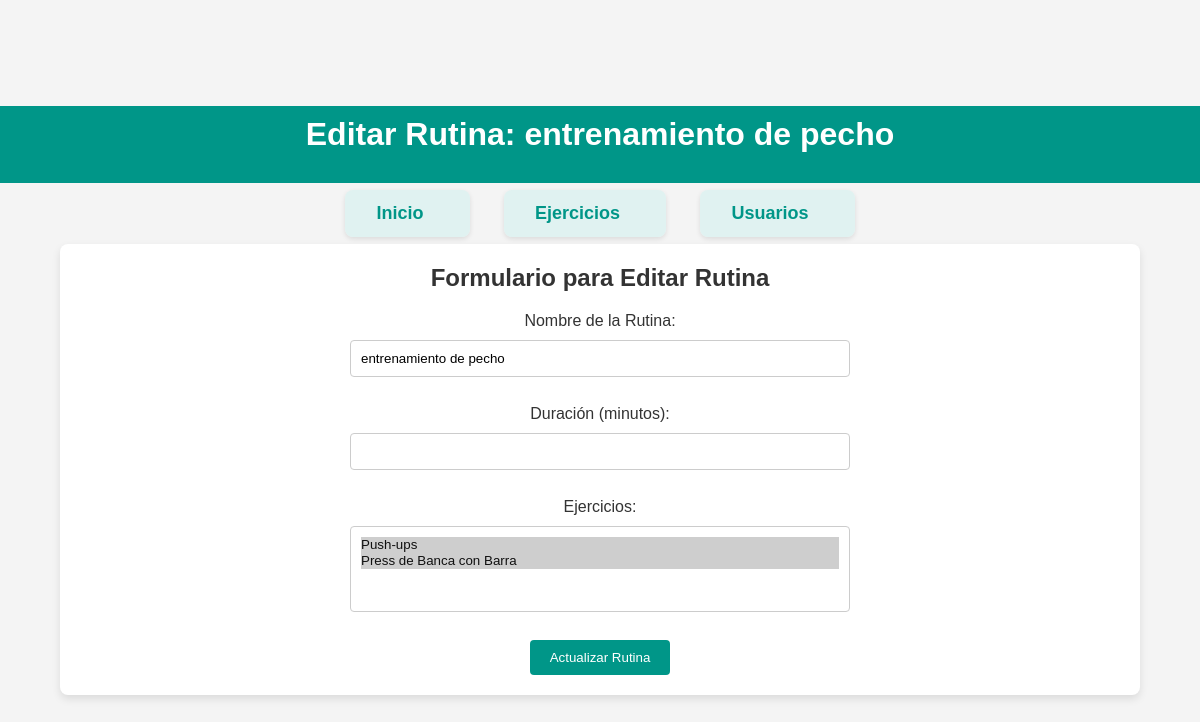
Screenshot of /rutina/editar/1/ with the database file from the repository.
### gitapp/models.py (models this page shows, shortened)
class Rutina(models.Model):
    nombre = models.CharField(max_length=100)
    ejercicios = models.ManyToManyField(Ejercicio)
    duracion = models.DurationField()

class Ejercicio(models.Model):
    nombre = models.CharField(max_length=100)
    descripcion = models.TextField()
    dificultad = models.CharField(max_length=50)

### gitapp/views.py (the view)
# urls.py: path('rutina/editar/<int:rutina_id>/', views.editar_rutina, name='editar_rutina'),
def editar_rutina(request, rutina_id):
    rutina = get_object_or_404(Rutina, id=rutina_id)
    ejercicios = Ejercicio.objects.all()
    if request.method == 'POST':
        rutina.nombre = request.POST.get('nombre')
        rutina.duracion = request.POST.get('duracion')
        rutina.ejercicios.set(request.POST.getlist('ejercicios'))
        rutina.save()
        return redirect('rutinas')
    return render(request, 'gitapp/editar_rutina.html', {'rutina': rutina, 'ejercicios': ejercicios})

### gitapp/templates/gitapp/editar_rutina.html (shortened to what this page needs)
{% load static %}
<!DOCTYPE html>
<html lang="es">
<head>
    <link rel="stylesheet" href="{% static 'gitapp/estilo.css' %}">
</head>
<body>
<header>
    <h1>Editar Rutina: {{ rutina.nombre }}</h1>
</header>
<nav>
    <ul>
        <li><a href="{% url 'index' %}">Inicio</a></li>
        <li><a href="{% url 'ejercicios' %}">Ejercicios</a></li>
        <li><a href="{% url 'usuarios' %}">Usuarios</a></li>
    </ul>
</nav>
<main>
    <h2>Formulario para Editar Rutina</h2>
    <form action="{% url 'editar_rutina' rutina.id %}" method="POST">
        <label for="nombre">Nombre de la Rutina:</label>
        <input type="text" id="nombre" name="nombre" value="{{ rutina.nombre }}" required><br>
        <label for="duracion">Duración (minutos):</label>
        <input type="number" id="duracion" name="duracion" value="{{ rutina.duracion }}" required><br>
        <label for="ejercicios">Ejercicios:</label>
        <select id="ejercicios" name="ejercicios" multiple>
            {% for ejercicio in ejercicios %}
                <option value="{{ ejercicio.id }}" {% if ejercicio in rutina.ejercicios.all %}selected{% endif %}>{{ ejercicio.nombre }}</option>
            {% endfor %}
        </select><br>
        <button type="submit">Actualizar Rutina</button>
    </form>
</main>
</body>
</html>

### gitapp/static/gitapp/estilo.css (style rules this page uses)
* { margin: 0; padding: 0; box-sizing: border-box; }
body { font-family: Arial, sans-serif; background-color: #f4f4f4; color: #333; display: flex; justify-content: center; align-items: center; height: 100vh; flex-direction: column; }
header { background-color: #009688; color: white; width: 100%; text-align: center; padding: 10px 0; }
main { width: 90%; max-width: 1200px; background-color: #fff; border-radius: 8px; box-shadow: 0 4px 8px rgba(0, 0, 0, 0.1); padding: 20px; margin-top: 20px; }
nav { width: 100%; text-align: center; margin-top: 20px; }
nav ul { list-style: none; padding: 0; }
nav ul li { display: inline; margin: 0 15px; }
nav ul li a { text-decoration: none; font-size: 18px; color: #009688; padding: 8px 16px; border-radius: 4px; transition: background-color 0.3s ease; }
h1, h2 { text-align: center; margin-bottom: 20px; }
ul { list-style: none; padding-left: 0; }
ul li { background-color: #e0f2f1; padding: 15px; margin-bottom: 10px; border-radius: 8px; box-shadow: 0 2px 5px rgba(0, 0, 0, 0.1); }
ul li a { margin-right: 15px; color: #009688; text-decoration: none; font-weight: bold; transition: color 0.3s ease; }
form { display: flex; flex-direction: column; align-items: center; margin-top: 20px; }
form input, form select { width: 80%; max-width: 500px; padding: 10px; margin: 10px 0; border: 1px solid #ccc; border-radius: 4px; }
form button { padding: 10px 20px; background-color: #009688; color: white; border: none; border-radius: 4px; cursor: pointer; transition: background-color 0.3s ease; }

### rows the page displays
Rutina: nombre "entrenamiento de pecho", ejercicios "Push-ups ☑ / Press de Banca con Barra ☑"
